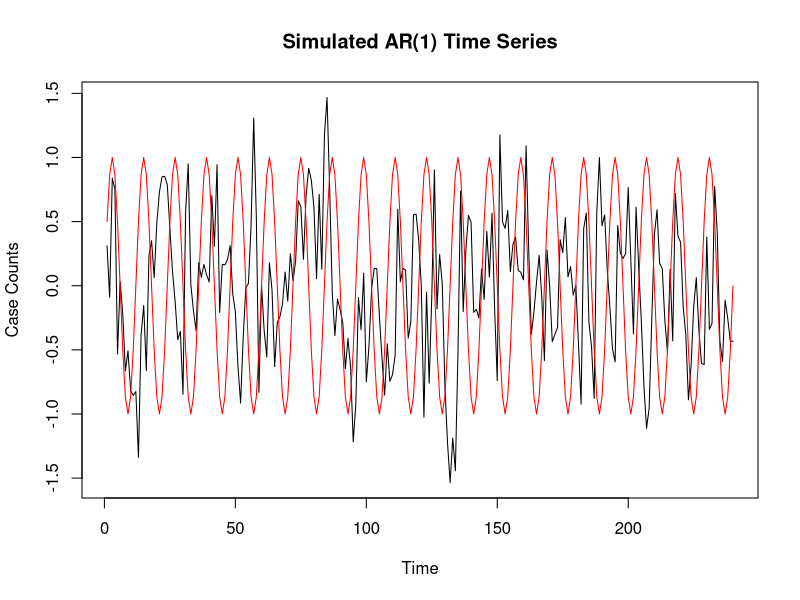
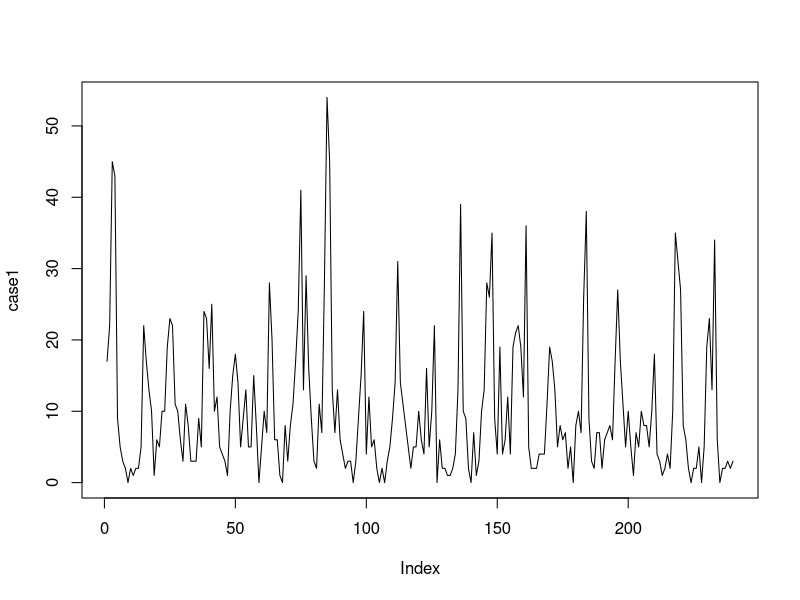
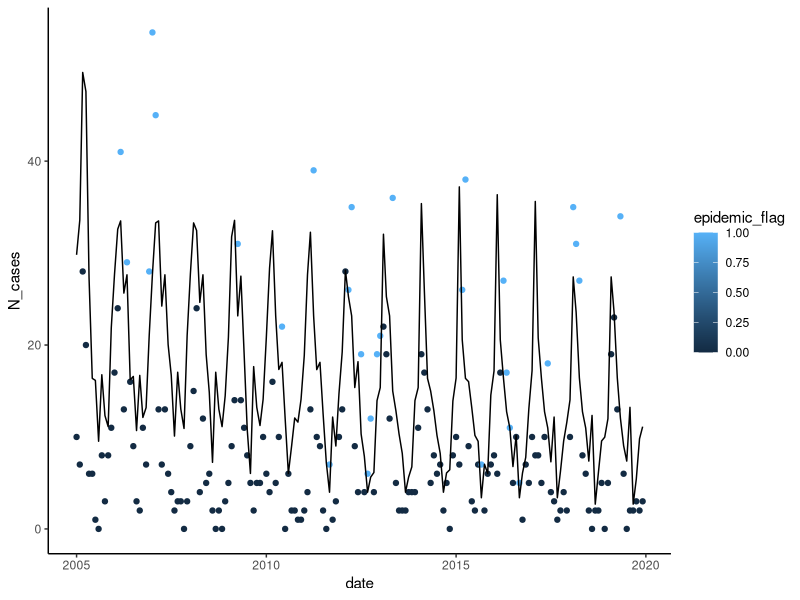

Write R code to recreate these figures, in order.
# Set the parameters for the AR(1) model
library(dplyr)
library(lubridate)
library(zoo)
library(ggplot2)
phi <- 0.6  # Autoregressive coefficient
sigma <- 0.5  # Standard deviation of the error term
n_years = 20
n <- 12*n_years    # Number of time points

# Simulate AR(1) time series data
set.seed(123)  # Set seed for reproducibility
ar1_data <- arima.sim(model = list(ar = phi), n = n, sd = sigma)

index <- 1:n
harm1 <- sin(2*pi*index/12)

# Plot the simulated time series data
plot(ar1_data, type = 'l', main = 'Simulated AR(1) Time Series', ylab = 'Case Counts')
points(harm1, type='l', col='red')

comb <- exp(2 +ar1_data + harm1)

case1 <- rpois(n=n,lambda=comb)
plot(case1, type='l')


ds1 <- cbind.data.frame(N_cases=case1,date=seq.Date(from=as.Date('2000-01-01'), length.out=n, by='month')) %>%
  mutate(monthN=month(date), epidemic_flag=-999, threshold=999) 

dates.test <- unique(ds1$date)[-c(1:60)] #exclude first 5 years

ds1.in <- ds1 %>% filter(!(date %in% dates.test)) 


for(i in 1:length(dates.test)){
  X=dates.test[i]
  ds1.in <- bind_rows(ds1.in, ds1[ds1$date==X,]) #add on latest observation 
  month.test <- month(X)
  ds1.test <- ds1.in %>%
    filter(date <= X & monthN == month.test & epidemic_flag <=0 ) %>% #select the same month for all years, excluding past epidemics
    mutate(ma5=rollapply(N_cases,width=5,mean,align='right',fill=NA, partial=T), #5 most recent NON EPIDEMIC years
           sd5=rollapply(N_cases,width=5,sd,align='right',fill=NA, partial=T),
           ma5_lag = lag(ma5),
           sd5_lag=lag(sd5)) %>%
    ungroup() %>%
    arrange(date) %>%
    filter(date==X) %>%
    dplyr::select(date,N_cases,ma5_lag, sd5_lag,threshold, epidemic_flag) 
  
 #forthe most recent date, determine if an epidemic has occurred
  ds1.in <- ds1.in %>%
    mutate( threshold= if_else(date==X,ds1.test$ma5_lag + 2*ds1.test$sd5_lag ,threshold),
            epidemic_flag = if_else(date==X,1*(ds1.test$N_cases>threshold),epidemic_flag)
            )

}

ds2 <- ds1.in %>%
  filter( epidemic_flag!=-999)
ggplot(ds2, aes(x=date, y=N_cases)) +
  geom_point(aes(color=epidemic_flag)) +
  theme_classic() +
  geom_line(aes(x=date, y=threshold))







